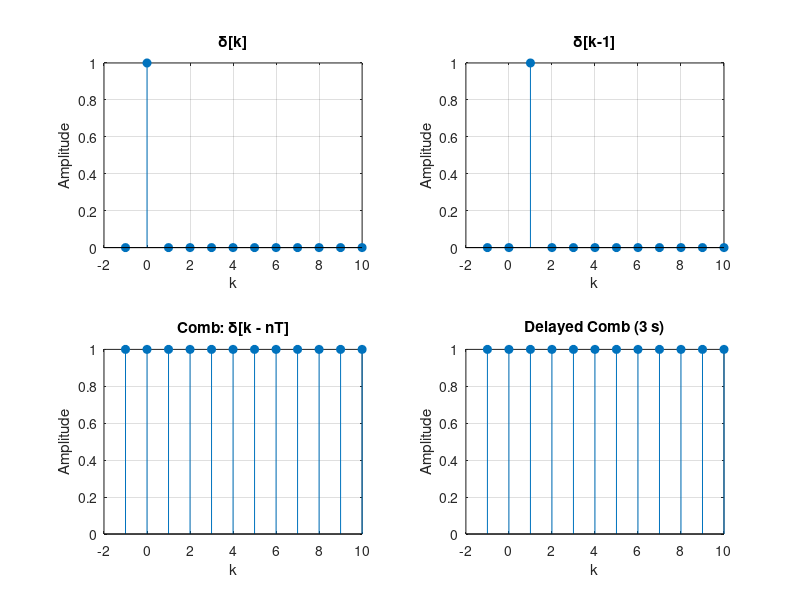

Here is the MATLAB script that generated this plot: (Note: this script raises an error after producing the figure.)
% Lab 2: Discrete Dirac, Dirac combs, sampling & ZOH

clear; close all; clc

%% Exercise 1: Discrete Dirac Sequences
T = 1;            % sampling period
k = -1:10;        % sample indices

% 1) Dirac impulse δ[k]
delta = (k == 0);

% 2) Delayed Dirac δ[k-1]
delta_delayed = (k == 1);

% 3) Dirac comb (period T=1)
comb = (mod(k, T) == 0);

% 4) Delayed comb (delay = 3 sec)
comb_delayed = (mod(k - 3/T, T) == 0);

figure('Name','Ex 1: Dirac & Combs');
subplot(2,2,1);
stem(k, delta, 'filled');
title('δ[k]'); xlabel('k'); ylabel('Amplitude'); grid on;

subplot(2,2,2);
stem(k, delta_delayed, 'filled');
title('δ[k-1]'); xlabel('k'); ylabel('Amplitude'); grid on;

subplot(2,2,3);
stem(k, comb, 'filled');
title('Comb: δ[k - nT]'); xlabel('k'); ylabel('Amplitude'); grid on;

subplot(2,2,4);
stem(k, comb_delayed, 'filled');
title('Delayed Comb (3 s)'); xlabel('k'); ylabel('Amplitude'); grid on;

%% Exercise 2: Continuous vs. Sampled vs. ZOH
t_cont = linspace(0,10,1001);    % fine time grid
y_cont = sin(t_cont);            % continuous signal

Ts = 0.25;                       % sampling period
n = 0:Ts:10;                     % discrete-time instants
y_samp = sin(n);                 % sampled values

% Zero-order hold: hold each sample until next
y_zoh = repelem(y_samp, 2);      % oversample for plotting
t_zoh = sort([n; n(2:end)]);     % create a piecewise-constant timeline
y_zoh = [y_samp; y_samp(1:end-1)];
t_zoh = [n; n(2:end)]';
t_zoh = t_zoh(:);
y_zoh = y_zoh(:);

figure('Name','Ex 2 (T=0.25s)');
plot(t_cont, y_cont, 'LineWidth',1); hold on;
stem(n, y_samp, 'filled');
stairs(t_zoh, y_zoh);
title('y(t)=sin(t): Continuous, Sampled & ZOH (T=0.25s)');
xlabel('Time (s)'); ylabel('Amplitude'); legend('Continuous','Sampled','ZOH');
grid on;

% Compare for T = 0.01 and T = 2
for Ts2 = [0.01, 2]
    n2 = 0:Ts2:10;
    y_s2 = sin(n2);
    % simple ZOH plotting via stairs:
    figure('Name',sprintf('Comparison T=%.2f',Ts2));
    plot(t_cont, y_cont); hold on;
    stem(n2,y_s2,'filled');
    title(sprintf('Sampling Comparison (T=%.2f s)',Ts2));
    xlabel('Time (s)'); ylabel('y(t)'); legend('Continuous','Sampled');
    grid on;
end
